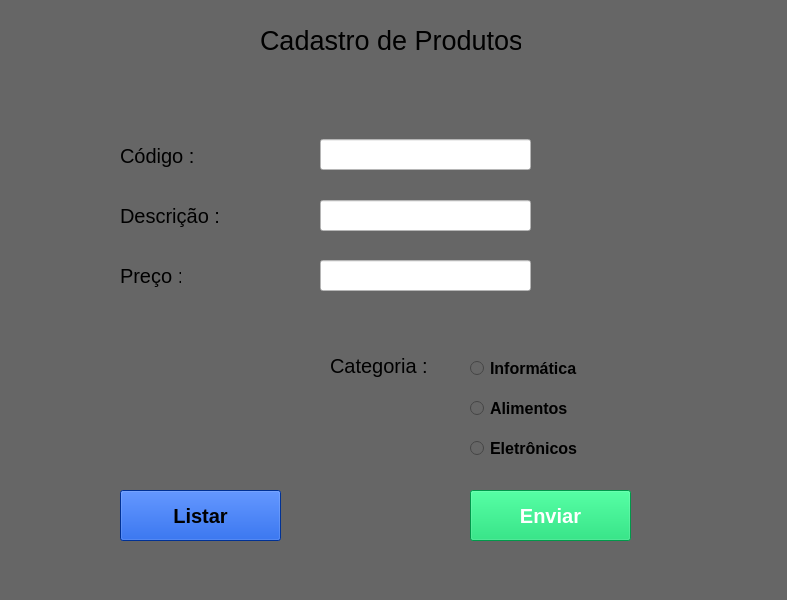
<?xml version="1.0" encoding="UTF-8"?>
<ui version="4.0">
 <class>MainWindow</class>
 <widget class="QMainWindow" name="MainWindow">
  <property name="geometry">
   <rect>
    <x>0</x>
    <y>0</y>
    <width>787</width>
    <height>600</height>
   </rect>
  </property>
  <property name="windowTitle">
   <string>Main Menu</string>
  </property>
  <property name="styleSheet">
   <string notr="true">background-color: rgb(102, 102, 102);</string>
  </property>
  <widget class="QWidget" name="centralwidget">
   <widget class="QLabel" name="label">
    <property name="geometry">
     <rect>
      <x>260</x>
      <y>30</y>
      <width>261</width>
      <height>21</height>
     </rect>
    </property>
    <property name="font">
     <font>
      <pointsize>20</pointsize>
     </font>
    </property>
    <property name="styleSheet">
     <string notr="true">background-color: rgb(102, 102, 102);</string>
    </property>
    <property name="text">
     <string>Cadastro de Produtos</string>
    </property>
   </widget>
   <widget class="QLabel" name="label_2">
    <property name="geometry">
     <rect>
      <x>120</x>
      <y>140</y>
      <width>81</width>
      <height>31</height>
     </rect>
    </property>
    <property name="font">
     <font>
      <pointsize>15</pointsize>
     </font>
    </property>
    <property name="text">
     <string>Código :</string>
    </property>
   </widget>
   <widget class="QLabel" name="label_3">
    <property name="geometry">
     <rect>
      <x>120</x>
      <y>200</y>
      <width>101</width>
      <height>31</height>
     </rect>
    </property>
    <property name="font">
     <font>
      <pointsize>15</pointsize>
     </font>
    </property>
    <property name="text">
     <string>Descrição :</string>
    </property>
   </widget>
   <widget class="QLabel" name="label_4">
    <property name="geometry">
     <rect>
      <x>120</x>
      <y>260</y>
      <width>61</width>
      <height>31</height>
     </rect>
    </property>
    <property name="font">
     <font>
      <pointsize>15</pointsize>
     </font>
    </property>
    <property name="text">
     <string>Preço :</string>
    </property>
   </widget>
   <widget class="QLineEdit" name="lineEdit">
    <property name="geometry">
     <rect>
      <x>320</x>
      <y>139</y>
      <width>211</width>
      <height>31</height>
     </rect>
    </property>
    <property name="styleSheet">
     <string notr="true">background-color: rgb(255, 255, 255);
border-color: rgb(0, 0, 0);</string>
    </property>
   </widget>
   <widget class="QLineEdit" name="lineEdit_2">
    <property name="geometry">
     <rect>
      <x>320</x>
      <y>200</y>
      <width>211</width>
      <height>31</height>
     </rect>
    </property>
    <property name="styleSheet">
     <string notr="true">background-color: rgb(255, 255, 255);
border-color: rgb(0, 0, 0);</string>
    </property>
   </widget>
   <widget class="QLineEdit" name="lineEdit_3">
    <property name="geometry">
     <rect>
      <x>320</x>
      <y>260</y>
      <width>211</width>
      <height>31</height>
     </rect>
    </property>
    <property name="styleSheet">
     <string notr="true">background-color: rgb(255, 255, 255);
border-color: rgb(0, 0, 0);</string>
    </property>
   </widget>
   <widget class="QRadioButton" name="radioButton">
    <property name="geometry">
     <rect>
      <x>470</x>
      <y>360</y>
      <width>121</width>
      <height>17</height>
     </rect>
    </property>
    <property name="font">
     <font>
      <pointsize>12</pointsize>
      <weight>75</weight>
      <bold>true</bold>
     </font>
    </property>
    <property name="text">
     <string>Informática</string>
    </property>
   </widget>
   <widget class="QRadioButton" name="radioButton_2">
    <property name="geometry">
     <rect>
      <x>470</x>
      <y>400</y>
      <width>111</width>
      <height>17</height>
     </rect>
    </property>
    <property name="font">
     <font>
      <pointsize>12</pointsize>
      <weight>75</weight>
      <bold>true</bold>
     </font>
    </property>
    <property name="text">
     <string>Alimentos</string>
    </property>
   </widget>
   <widget class="QRadioButton" name="radioButton_3">
    <property name="geometry">
     <rect>
      <x>470</x>
      <y>440</y>
      <width>121</width>
      <height>17</height>
     </rect>
    </property>
    <property name="font">
     <font>
      <pointsize>12</pointsize>
      <weight>75</weight>
      <bold>true</bold>
     </font>
    </property>
    <property name="text">
     <string>Eletrônicos</string>
    </property>
   </widget>
   <widget class="QLabel" name="label_5">
    <property name="geometry">
     <rect>
      <x>330</x>
      <y>350</y>
      <width>101</width>
      <height>31</height>
     </rect>
    </property>
    <property name="font">
     <font>
      <pointsize>15</pointsize>
     </font>
    </property>
    <property name="text">
     <string>Categoria :</string>
    </property>
   </widget>
   <widget class="QPushButton" name="pushButton">
    <property name="geometry">
     <rect>
      <x>470</x>
      <y>490</y>
      <width>161</width>
      <height>51</height>
     </rect>
    </property>
    <property name="font">
     <font>
      <pointsize>15</pointsize>
      <weight>75</weight>
      <bold>true</bold>
     </font>
    </property>
    <property name="styleSheet">
     <string notr="true">color: rgb(255, 255, 255);
background-color: rgb(0, 214, 103);</string>
    </property>
    <property name="text">
     <string>Enviar</string>
    </property>
   </widget>
   <widget class="QPushButton" name="pushButton_2">
    <property name="geometry">
     <rect>
      <x>120</x>
      <y>490</y>
      <width>161</width>
      <height>51</height>
     </rect>
    </property>
    <property name="font">
     <font>
      <pointsize>15</pointsize>
      <weight>75</weight>
      <bold>true</bold>
     </font>
    </property>
    <property name="styleSheet">
     <string notr="true">background-color: rgb(0, 69, 208);</string>
    </property>
    <property name="text">
     <string>Listar</string>
    </property>
   </widget>
  </widget>
  <widget class="QMenuBar" name="menubar">
   <property name="geometry">
    <rect>
     <x>0</x>
     <y>0</y>
     <width>787</width>
     <height>21</height>
    </rect>
   </property>
  </widget>
  <widget class="QStatusBar" name="statusbar"/>
 </widget>
 <resources/>
 <connections/>
</ui>
